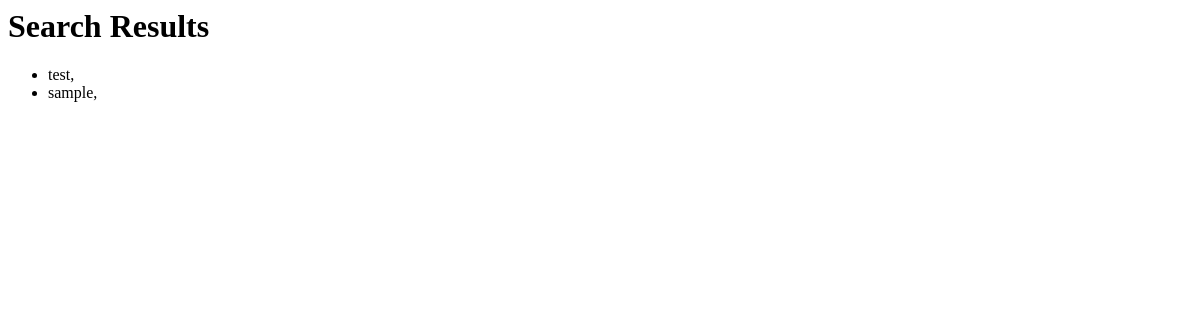
/search/, run on an earlier commit of the app's database.
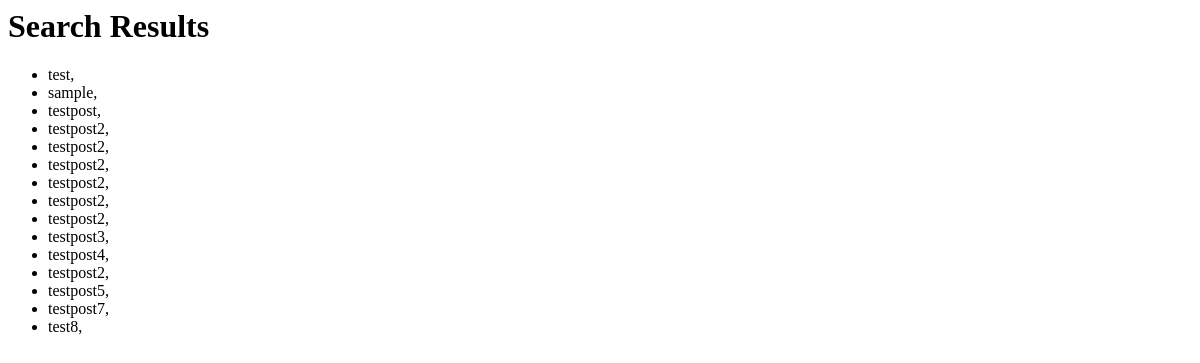
And on a later commit of the database.
### Main/models.py (models this page shows, shortened)
class Post(models.Model):
    accountname = models.ForeignKey(Account, on_delete=models.CASCADE, null=True, blank=True)
    post_title = models.CharField(max_length=128)
    post_community = models.CharField(max_length=128)
    post_body = models.TextField()
    created_on = models.DateTimeField(auto_now_add=True)
    last_modified = models.DateTimeField(auto_now=True)
    tags = models.ManyToManyField("Tag", related_name="posts")
    votes = GenericRelation(Activity)
    reported_count = models.PositiveIntegerField(default=0)

### Main/views.py (the view)
# urls.py: path("search/",SearchResultsView.as_view(), name="search_results"),
class SearchResultsView(ListView):
    model = Post
    template_name = 'search_results.html'
    def get_queryset(self):
        query = self.request.GET.get("q")
        if query != None:
            object_list = []
        else:
            object_list = Post.objects.all()
        return object_list

### templates/search_results.html
<h1>Search Results</h1>
<ul>
    {% for post in object_list %}
    <li>
        {{post.post_title }}, {{post.username}}
    </li>
    {% endfor %}
</ul>

What changed in the data, as far as the page shows it:
added Post: post_title "testpost"
added Post: post_title "testpost2"
added Post: post_title "testpost2"
added Post: post_title "testpost2"
added Post: post_title "testpost2"
added Post: post_title "testpost2"
added Post: post_title "testpost2"
added Post: post_title "testpost3"
added Post: post_title "testpost4"
added Post: post_title "testpost2"
added Post: post_title "testpost5"
added Post: post_title "testpost7"
added Post: post_title "test8"
